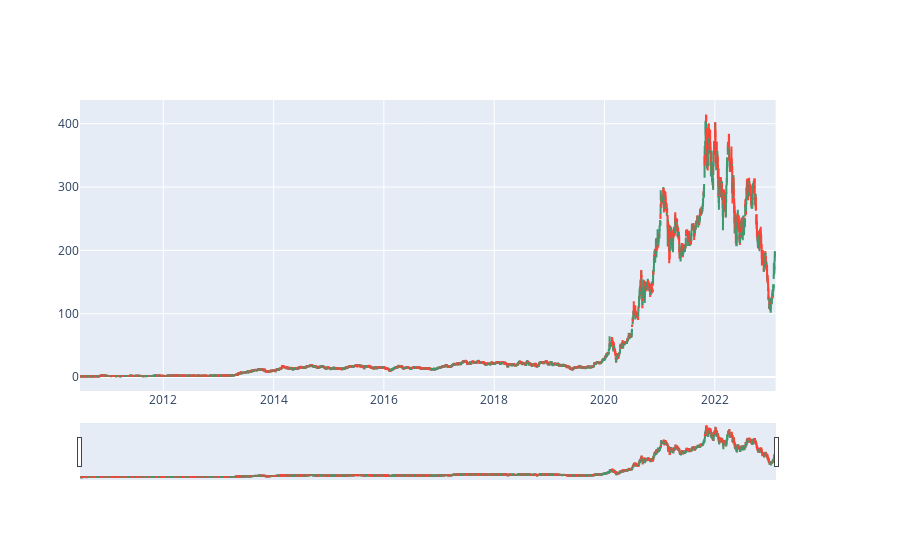

Source (notebook cell):
### Code cell
#Question 5: Plot Tesla Stock Graph
#Use the make_graph function to graph the Tesla Stock Data, also provide a title for the graph.
graph_tesla = make_subplots(specs=[[{"secondary_y": True}]])
graph_tesla.add_trace(
    go.Candlestick(
        x=tesla_data['Date'],
        open = tesla_data['Open'],
        close = tesla_data['Close'],
        high = tesla_data['High'],
        low = tesla_data['Low'],
        name = 'Stock'
    ),
)

graph_tesla.show()

### Figure 1 — Plotly figure (JSON) as saved in the notebook; plotly's stock layout.template omitted (floating-point values rounded to 4 significant figures; data arrays with more than 128 entries replaced by an {"elided": "..."} marker saying what was removed)
{"data": [{"close": {"elided": "3175 float values"}, "high": {"elided": "3175 float values"}, "low": {"elided": "3175 float values"}, "name": "Stock", "open": {"elided": "3175 float values"}, "type": "candlestick", "x": {"elided": "3175 str values"}}], "layout": {"xaxis": {"anchor": "y", "domain": [0, 0.94]}, "yaxis": {"anchor": "x", "domain": [0, 1]}, "yaxis2": {"anchor": "x", "overlaying": "y", "side": "right"}}}
